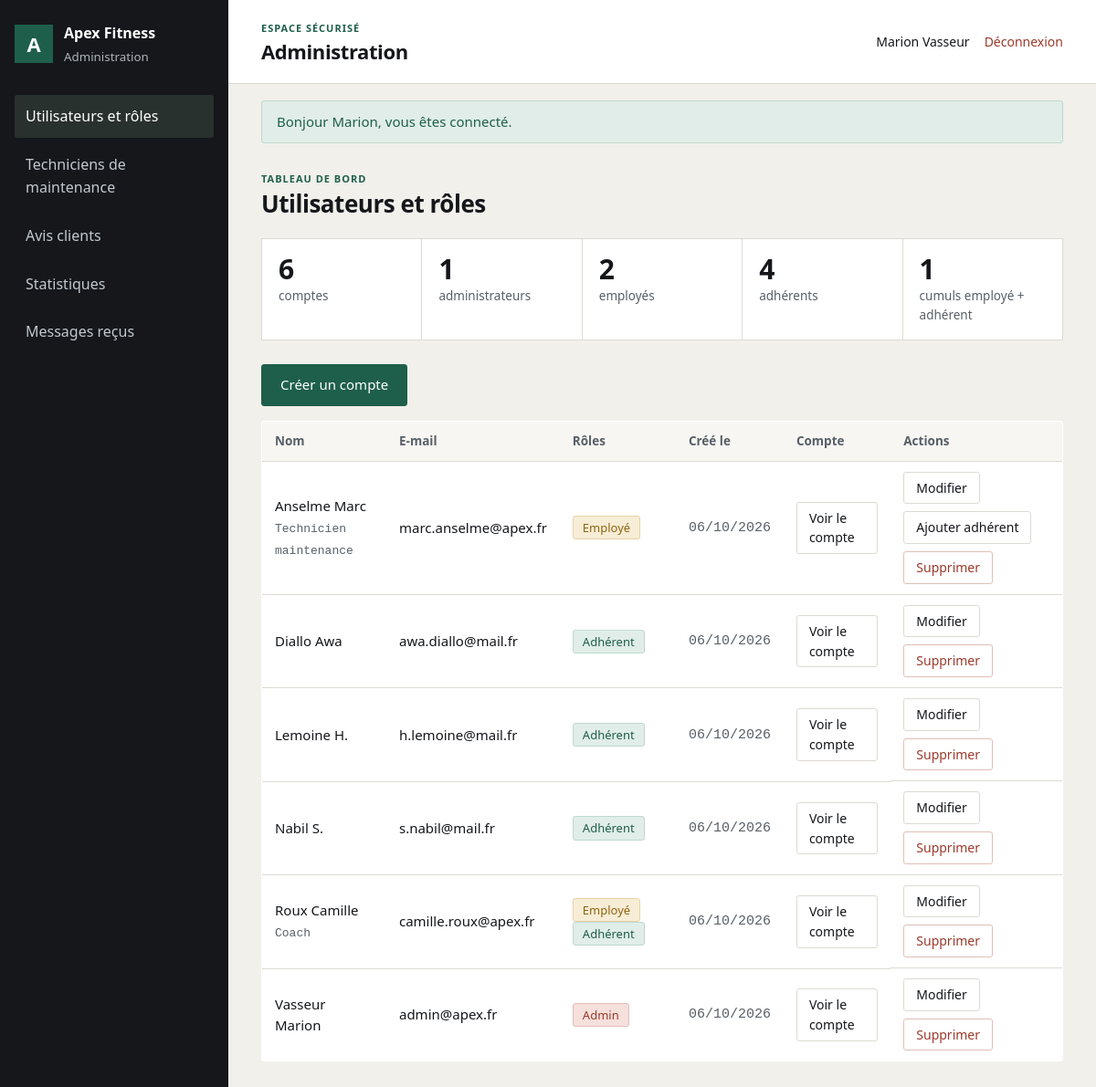
/index.php?route=admin/espace.php (signed in), run on an earlier commit of the app's database.
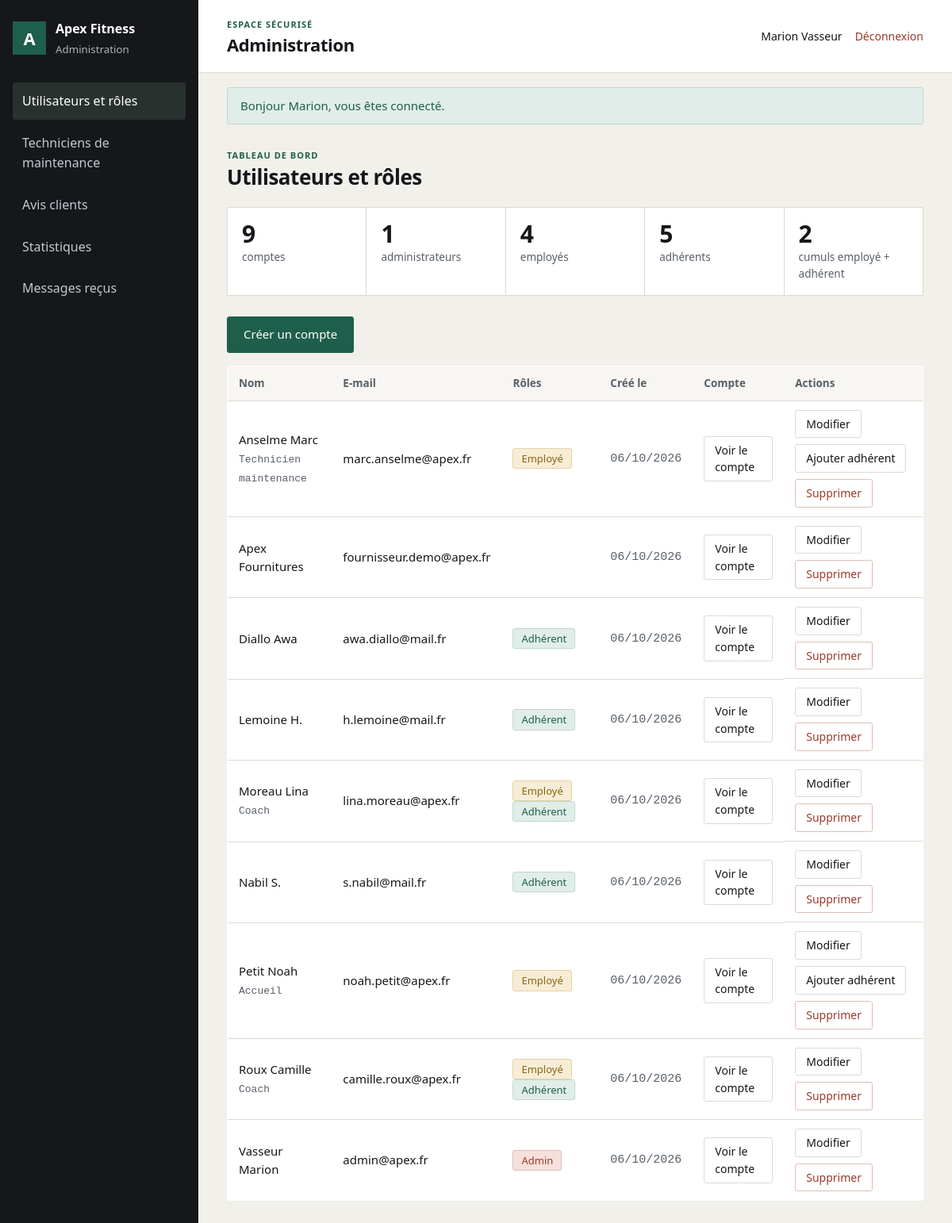
And on a later commit of the database.
### tables this page shows
CREATE TABLE employe (
  NumUsers         INT PRIMARY KEY,
  matriculeemp     VARCHAR(20) NOT NULL UNIQUE,
  Date_embaucheemp DATE NOT NULL,
  Numfonc          INT NOT NULL,
  FOREIGN KEY (NumUsers) REFERENCES utilisateur(NumUsers) ON DELETE CASCADE,
  FOREIGN KEY (Numfonc)  REFERENCES fonction(Numfonc)
);

CREATE TABLE utilisateur (
  NumUsers           INT AUTO_INCREMENT PRIMARY KEY,
  nomUsers           VARCHAR(60)  NOT NULL,
  prenomUsers        VARCHAR(60)  NOT NULL,
  mailUsers          VARCHAR(150) NOT NULL UNIQUE,
  telUsers           VARCHAR(20),
  passwordUsers      VARCHAR(255) NOT NULL,
  Date_CreationUsers DATETIME NOT NULL DEFAULT CURRENT_TIMESTAMP
);

CREATE TABLE fonction (
  Numfonc     INT AUTO_INCREMENT PRIMARY KEY,
  libellefonc VARCHAR(60) NOT NULL
);

### public/index.php (called while the page is built, shortened)
<?php
require_once __DIR__ . '/../config/function.php';
$pages = [
    'accueil/index.php' => '../accueil/index.php',
    'abonnement/index.php' => '../abonnement/index.php',
    'abonnement/catalogue.php' => '../abonnement/catalogue.php',
    'abonnement_plus/index.php' => '../abonnement_plus/index.php',
    'activite/index.php' => '../activite/index.php',
    'adherent/index.php' => '../adherent/index.php',
    'adherent/espace.php' => '../adherent/espace.php',
    'admin/index.php' => '../admin/index.php',
    'admin/espace.php' => '../admin/espace.php',
    'avis/index.php' => '../avis/index.php',
    'avis/public.php' => '../avis/public.php',
    'basic/index.php' => '../basic/index.php',
    'demande_maintenance/index.php' => '../demande_maintenance/index.php',
    'employe/index.php' => '../employe/index.php',
    'employe/espace.php' => '../employe/espace.php',
    'equipement/index.php' => '../equipement/index.php',
    'etat_equipement/index.php' => '../etat_equipement/index.php',
    'faq/index.php' => '../faq/index.php',
    'faq/public.php' => '../faq/public.php',
    'fonction/index.php' => '../fonction/index.php',
    'fournisseur/index.php' => '../fournisseur/index.php',
    'fournisseur/gestion.php' => '../fournisseur/gestion.php',
    'freemium/index.php' => '../freemium/index.php',
    'interaction_adherent/index.php' => '../interaction_adherent/index.php',
    'message_contact/index.php' => '../message_contact/index.php',
    'offre/index.php' => '../offre/index.php',
    'paiement/index.php' => '../paiement/index.php',
    'paiement/payer.php' => '../paiement/payer.php',
    'qr_code/index.php' => '../qr_code/index.php',
    'reservation/index.php' => '../reservation/index.php',
    'salle/index.php' => '../salle/index.php',
    'souscrire/index.php' => '../souscrire/index.php',
    'statut/index.php' => '../statut/index.php',
    'statut_maintenance/index.php' => '../statut_maintenance/index.php',
    'type_equipement/index.php' => '../type_equipement/index.php',
    'utilisateur/index.php' => '../utilisateur/index.php',
    'utilisateur/connexion.php' => '../utilisateur/connexion.php',
    'utilisateur/deconnexion.php' => '../utilisateur/deconnexion.php',
    'config/install.php' => '../config/install.php',
];
$requestPath = parse_url($_SERVER['REQUEST_URI'] ?? '/', PHP_URL_PATH);
$queryRoute = $_GET['route'] ?? null;
$requestPath = rawurldecode($requestPath);
$route = $queryRoute !== null ? rawurldecode($queryRoute) : trim($requestPath, '/');
$page = realpath(__DIR__ . '/' . $pages[$route]);
require $page;

### config/function.php (called while the page is built, shortened)
<?php
function db(): PDO
{
    static $pdo = null;
    if ($pdo === null) {
        $dsn = sprintf('mysql:host=%s;port=%d;dbname=%s;charset=utf8mb4', DB_HOST, DB_PORT, DB_NAME);
        try {
            $pdo = new PDO($dsn, DB_USER, DB_PASS, [
                PDO::ATTR_ERRMODE => PDO::ERRMODE_EXCEPTION,
                PDO::ATTR_DEFAULT_FETCH_MODE => PDO::FETCH_ASSOC,
                PDO::ATTR_EMULATE_PREPARES => false,
            ]);
        } catch (PDOException $exception) {
            http_response_code(500);
            exit('Connexion à la base impossible. Vérifiez config/config.php. Détail : ' . $exception->getMessage());
        }
    }
    return $pdo;
}
function e(?string $value): string
{
    return htmlspecialchars((string) $value, ENT_QUOTES | ENT_SUBSTITUTE, 'UTF-8');
}
function url(string $path): string
{
    $base = APP_BASE;
    if ($base === '') {
        $publicRoot = realpath(__DIR__ . '/../public');
        $webRoot = isset($_SERVER['DOCUMENT_ROOT']) ? realpath($_SERVER['DOCUMENT_ROOT']) : false;
        if ($publicRoot !== false && $webRoot !== false) {
            $webRoot = rtrim($webRoot, DIRECTORY_SEPARATOR);
        }
    }
    $base = rtrim($base, '/');
    $urlParts = parse_url($path);
    $route = ltrim($urlParts['path'] ?? '', '/');
    $query = [];
    if (isset($urlParts['query'])) {
        parse_str($urlParts['query'], $query);
    }
    if ($route === '') {
        return $base . '/';
    }
    if (str_starts_with($route, 'assets/')) {
        $assetUrl = $base . '/' . $route;
        return $assetUrl . (isset($urlParts['query']) ? '?' . $urlParts['query'] : '');
    }
    return $base . '/index.php?' . http_build_query(['route' => $route] + $query);
}
function flashs(): array
{
    $messages = $_SESSION['flash'] ?? [];
    return $messages;
}
function dateFr(?string $date, bool $withTime = false): string
{
    return date($withTime ? 'd/m/Y \a\ H\hi' : 'd/m/Y', strtotime($date));
}
function utilisateur(): ?array
{
    return $_SESSION['user'] ?? null;
}

### utilisateur/model/utilisateur.php (called while the page is built, shortened)
<?php
class Utilisateur
{
    public static function tousLesComptes(): array
    {
        return db()->query(
            'SELECT u.*,
                    (a.NumUsers IS NOT NULL) AS est_admin,
                    (e.NumUsers IS NOT NULL) AS est_employe,
                    (d.NumUsers IS NOT NULL) AS est_adherent,
                    f.libellefonc, e.matriculeemp, e.Date_embaucheemp
             FROM utilisateur u
             LEFT JOIN admin a ON a.NumUsers = u.NumUsers
             LEFT JOIN employe e ON e.NumUsers = u.NumUsers
             LEFT JOIN adherent d ON d.NumUsers = u.NumUsers
             LEFT JOIN fonction f ON f.Numfonc = e.Numfonc
             ORDER BY u.nomUsers'
        )->fetchAll();
    }
}

### admin/view/comptes.php (the view, shortened to what the changed rows need)
<div class="compteurs">
  <?php foreach ([
      'total' => 'comptes', 'admins' => 'administrateurs', 'employes' => 'employés',
      'adherents' => 'adhérents', 'cumuls' => 'cumuls employé + adhérent',
  ] as $key => $label): ?>
    <div class="compteur"><div class="v"><?= $statsRoles[$key] ?></div><div class="k"><?= $label ?></div></div>
  <?php endforeach; ?>
</div>
<div class="table-scroll"><table class="tableau">
  <thead><tr><th>Nom</th><th>E-mail</th><th>Rôles</th><th>Créé le</th><th>Compte</th><th>Actions</th></tr></thead>
  <tbody><?php foreach ($utilisateurs as $user): ?><tr>
    <td><?= e($user['nomUsers'] . ' ' . $user['prenomUsers']) ?><?php if ($user['libellefonc']): ?><br><span class="mono"><?= e($user['libellefonc']) ?></span><?php endif; ?></td>
    <td><?= e($user['mailUsers']) ?></td>
    <td><?php if ($user['est_admin']): ?><span class="tag tag-bad">Admin</span><?php endif; ?> <?php if ($user['est_employe']): ?><span class="tag tag-warn">Employé</span><?php endif; ?> <?php if ($user['est_adherent']): ?><span class="tag tag-ok">Adhérent</span><?php endif; ?></td>
    <td class="mono"><?= dateFr($user['Date_CreationUsers']) ?></td>
    <td><a class="btn btn-sm btn-ghost" href="<?= e(url('admin/espace.php?onglet=utilisateurs&compte=voir&id=' . (int) $user['NumUsers'])) ?>">Voir le compte</a></td>
    <td style="display:flex;gap:8px;flex-wrap:wrap"><a class="btn btn-sm btn-ghost" href="<?= e(url('admin/espace.php?onglet=utilisateurs&compte=modifier&id=' . (int) $user['NumUsers'])) ?>">Modifier</a>
      <?php if ($user['est_employe'] && !$user['est_adherent']): ?><form method="post"><button class="btn btn-sm btn-ghost" type="submit">Ajouter adhérent</button></form><?php endif; ?>
      <form method="post"><button class="btn btn-sm btn-danger" type="submit" data-confirme="Supprimer définitivement ce compte ?">Supprimer</button></form>
    </td>
  </tr><?php endforeach; ?></tbody>
</table></div>

### admin/espace.php (shortened to what the changed rows need)
<?php
require_once __DIR__ . '/../avis/controller/AvisController.php';
require_once __DIR__ . '/../config/function.php';
require_once __DIR__ . '/../utilisateur/model/utilisateur.php';
$onglet = $_GET['onglet'] ?? 'utilisateurs';
$vueCompte = $_GET['compte'] ?? 'liste';
$utilisateurs = Utilisateur::tousLesComptes();
$compteModifie = null;
$compteConsulte = null;
$statsRoles = [
    'total'     => count($utilisateurs),
    'admins'    => count(array_filter($utilisateurs, fn($u) => $u['est_admin'])),
    'employes'  => count(array_filter($utilisateurs, fn($u) => $u['est_employe'])),
    'adherents' => count(array_filter($utilisateurs, fn($u) => $u['est_adherent'])),
    'cumuls'    => count(array_filter($utilisateurs, fn($u) => $u['est_employe'] && $u['est_adherent'])),
];
$avisAdmin = (new AvisController())->index();
$flashMessages = flashs();
$adminUser = utilisateur();
?>
<!DOCTYPE html>
<html lang="fr">
<head>
  <link rel="stylesheet" href="<?= e(url('assets/css/style.css')) ?>">
  <link rel="stylesheet" href="<?= e(url('assets/css/pages/admin.css')) ?>">
</head>
<body class="admin-page">
<div class="admin-shell">
  <aside class="admin-sidebar">
    <nav class="admin-navigation" aria-label="Menu administration">
    <?php foreach ([
        'utilisateurs' => 'Utilisateurs et rôles',
        'maintenance'  => 'Techniciens de maintenance',
        'avis'         => 'Avis clients',
        'statistiques' => 'Statistiques',
        'messages'     => 'Messages reçus',
    ] as $cle => $lib): ?>
      <a href="<?= e(url('admin/espace.php?onglet=' . $cle)) ?>" <?= $onglet === $cle ? 'aria-current="page"' : '' ?>><?= e($lib) ?></a>
    <?php endforeach; ?>
    </nav>
  </aside>
  <div class="admin-main">
    <div class="admin-topbar">
      <div>
        <h1>Administration</h1>
      </div>
      <div class="admin-account">
        <span><?= e(($adminUser['prenomUsers'] ?? '') . ' ' . ($adminUser['nomUsers'] ?? '')) ?></span>
        <a href="<?= e(url('utilisateur/deconnexion.php')) ?>">Déconnexion</a>
      </div>
    </div>
    <?php if ($flashMessages): ?>
      <div class="admin-flashes">
        <?php foreach ($flashMessages as $message): ?>
          <p class="flash flash-<?= e($message['type']) ?>"><?= e($message['message']) ?></p>
        <?php endforeach; ?>
      </div>
    <?php endif; ?>
    <main class="admin-content">
      <div class="admin-heading">
        <div>
          <h2><?= e([
              'utilisateurs' => 'Utilisateurs et rôles',
              'maintenance' => 'Techniciens de maintenance',
              'avis' => 'Avis clients',
              'statistiques' => 'Statistiques',
              'messages' => 'Messages reçus',
          ][$onglet] ?? 'Administration') ?></h2>
        </div>
      </div>
<?php if ($onglet === 'avis'): ?>
  <?php if (!$avisAdmin): ?>
    <div class="vide">Aucun avis publié pour le moment.</div>
  <?php else: ?>
    <div class="table-scroll">
      <table class="tableau">
        <thead><tr><th>Adhérent</th><th>Note</th><th>Avis</th><th>Réponse</th><th>Action</th></tr></thead>
        <tbody>
        <?php foreach ($avisAdmin as $avis): ?>
          <tr>
            <td>
              <?= e($avis['prenomUsers'] . ' ' . $avis['nomUsers']) ?><br>
              <span class="mono"><?= dateFr($avis['date_interaction']) ?></span>
            </td>
            <td class="mono"><?= (int) $avis['noteavis'] ?> / 5</td>
            <td><?= nl2br(e($avis['commentaire'])) ?></td>
            <td>
              <form method="post" style="margin:0">
                <?= champ_csrf() ?>
                <input type="hidden" name="action" value="repondre_avis">
                <input type="hidden" name="num_interaction" value="<?= (int) $avis['NumInteraction'] ?>">
                <textarea name="reponse" rows="4" placeholder="Réponse de l’équipe..." required><?= e($avis['reponse'] ?? '') ?></textarea>
                <button class="btn btn-sm btn-vert" type="submit" style="margin-top:8px">Enregistrer</button>
              </form>
            </td>
            <td>
              <?php if (!empty($avis['reponse'])): ?><span class="tag tag-ok">Répondu</span><?php else: ?><span class="tag tag-mute">À répondre</span><?php endif; ?>
            </td>
          </tr>
        <?php endforeach; ?>
        </tbody>
      </table>
    </div>
  <?php endif; ?>
<?php elseif ($onglet === 'utilisateurs'): ?>
  <?php if ($vueCompte === 'creer'): ?>
    <?php require __DIR__ . '/view/creer-compte.php'; ?>
  <?php elseif ($vueCompte === 'modifier' && $compteModifie): ?>
    <?php require __DIR__ . '/view/modifier-compte.php'; ?>
  <?php elseif ($vueCompte === 'voir' && $compteConsulte): ?>
    <?php require __DIR__ . '/view/voir-compte.php'; ?>
  <?php else: ?>
    <?php require __DIR__ . '/view/comptes.php'; ?>
  <?php endif; ?>
<?php elseif ($onglet === 'messages'): ?>
  <?php require __DIR__ . '/../message_contact/view/admin-contact.php'; ?>
<?php endif; ?>
    </main>
  </div>
</div>
</body>
</html>

What changed in the data, as far as the page shows it:
added utilisateur: nomUsers+prenomUsers "Apex Fournitures", mailUsers "fournisseur.demo@apex.fr", Date_CreationUsers "06/10/2026"
added employe: NumUsers.prenomUsers "Moreau Lina", Numfonc.libellefonc "Coach", NumUsers.mailUsers "lina.moreau@apex.fr", shows "Employé", shows "Adhérent", NumUsers.Date_CreationUsers "06/10/2026"
added employe: NumUsers.prenomUsers "Petit Noah", Numfonc.libellefonc "Accueil", NumUsers.mailUsers "noah.petit@apex.fr", shows "Employé", NumUsers.Date_CreationUsers "06/10/2026"
Also different on the page:
new list line: "9 comptes"
new list line: "4 employés"
new list line: "5 adhérents"
new list line: "2 cumuls employé + adhérent"
list line gone: "6 comptes"
list line gone: "2 employés"
list line gone: "4 adhérents"
list line gone: "1 cumuls employé + adhérent"
